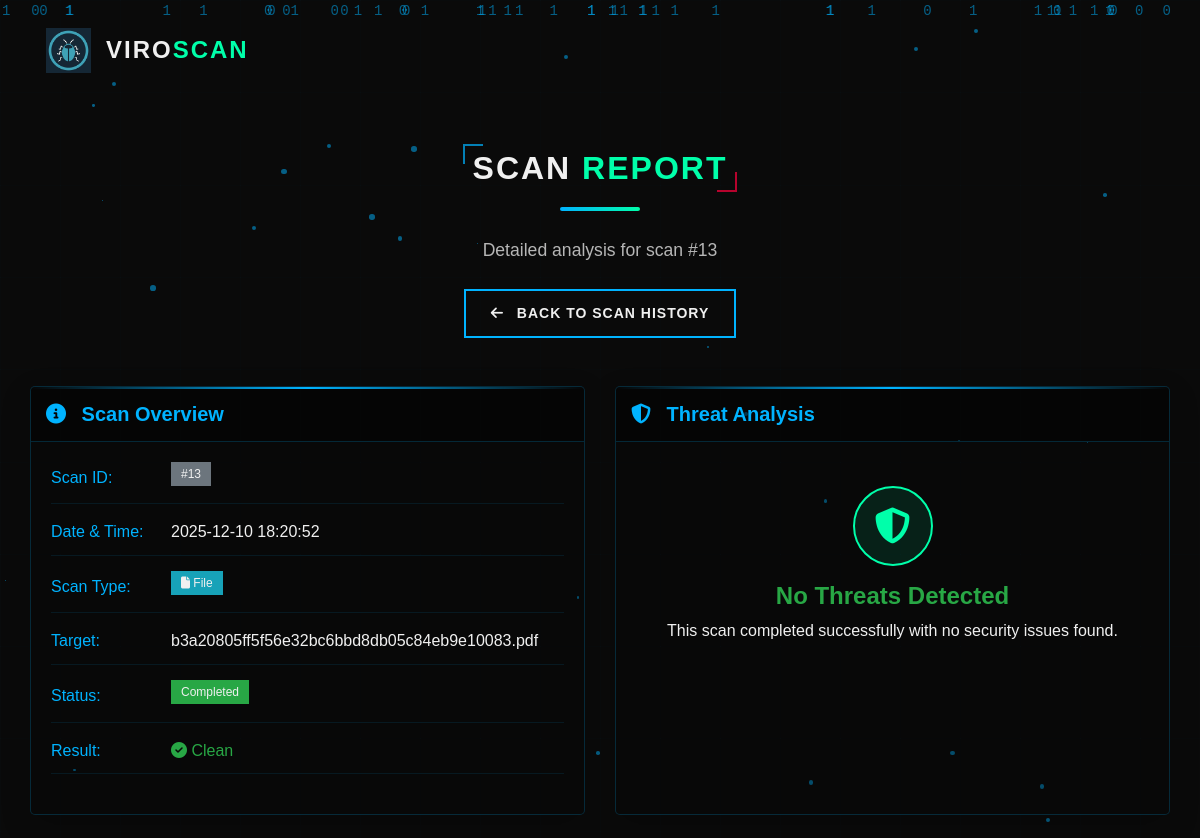
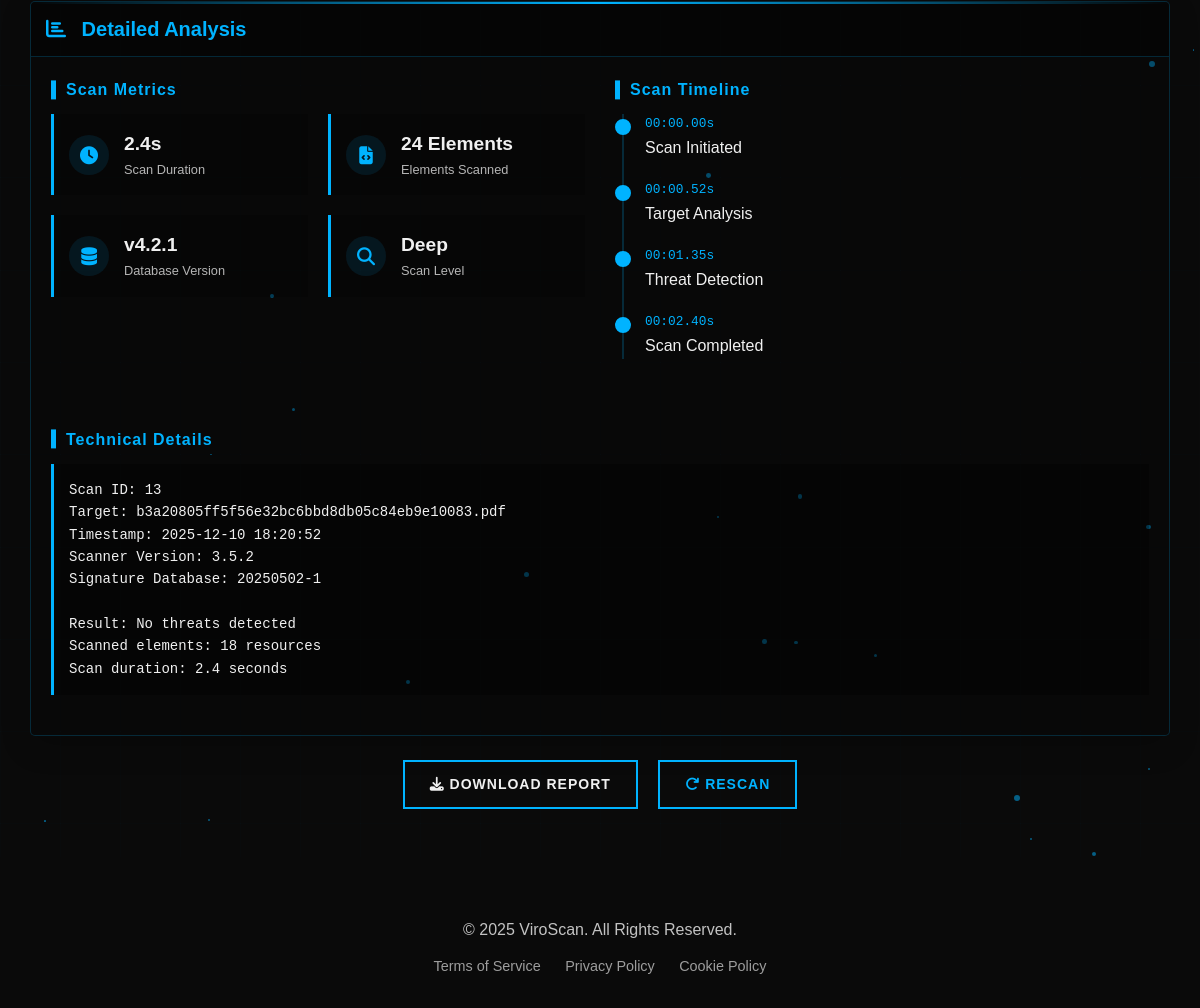
Page /scan_report/13 on the committed database (2 pictures, top to bottom).
### tables this page shows
CREATE TABLE scan_history (
            id INTEGER PRIMARY KEY AUTOINCREMENT,
            date TEXT,
            scan_type TEXT,
            target TEXT,
            file_hash TEXT,
            status TEXT,
            result TEXT
        );

### app.py (the view)
@app.route('/scan_report/<int:scan_id>')
def scan_report(scan_id):
    def fetch_virustotal_file_details(file_hash):
        url = f"https://www.virustotal.com/api/v3/files/{file_hash}"
        response = requests.get(url, headers=VT_HEADERS)
        if response.status_code != 200:
            return {}
        data = response.json().get("data", {}).get("attributes", {})
        return {
            "md5": data.get("md5"),
            "sha1": data.get("sha1"),
            "sha256": data.get("sha256"),
            "ssdeep": data.get("ssdeep"),
            "tlsh": data.get("tlsh"),
            "file_type": data.get("type_description"),
            "source": data.get("meaningful_name"),
            "magic": data.get("magic"),
            "trid": data.get("trid", {}).get("file_type", None) if data.get("trid") else None,
            "magika": data.get("magik", None),
            "file_size": data.get("size")
        }
    def fetch_virustotal_url_details(url_id):
        url = f"https://www.virustotal.com/api/v3/urls/{url_id}"
        response = requests.get(url, headers=VT_HEADERS)
        if response.status_code != 200:
            return {}
        data = response.json().get("data", {}).get("attributes", {})
        return {
            "last_final_url": data.get("last_final_url"),
            "reputation": data.get("reputation"),
            "categories": data.get("categories"),
            "last_analysis_stats": data.get("last_analysis_stats"),
            "last_analysis_results": data.get("last_analysis_results")
        }
    conn = sqlite3.connect("viroscan.db")
    cursor = conn.cursor()
    cursor.execute("SELECT id, date, scan_type, target, status, result FROM scan_history WHERE id = ?", (scan_id,))
    record = cursor.fetchone()
    conn.close()
    if record is None:
        return "Scan report not found", 404
    scan_dict = {
        'id': record[0],
        'date': record[1],
        'scan_type': record[2],
        'target': record[3],
        'status': record[4],
        'result': record[5]
    }
    malicious = 0
    harmless = 0
    file_hash = None
    if scan_dict['result']:
        parts = scan_dict['result'].split('|')
        for part in parts:
            if 'Malicious:' in part:
                try:
                    malicious = int(part.split(':')[1].strip())
                except:
                    malicious = 0
            elif 'Clean:' in part:
                try:
                    harmless = int(part.split(':')[1].strip())
                except:
                    harmless = 0
            elif 'SHA256:' in part:
                try:
                    file_hash = part.split(':')[1].strip()
                except:
                    file_hash = None
    scan_dict['malicious'] = malicious
    scan_dict['harmless'] = harmless
    if not file_hash:
        target = scan_dict.get('target')
        if target:
            if len(target) == 64 and all(c in '0123456789abcdefABCDEF' for c in target):
                file_hash = target.lower()
            elif len(target) == 32 and all(c in '0123456789abcdefABCDEF' for c in target):
                file_hash = target.lower()
    file_details = {}
    url_details = {}
    if scan_dict['scan_type'].lower() == 'file' and file_hash:
        file_details = fetch_virustotal_file_details(file_hash)
    elif scan_dict['scan_type'].lower() == 'url':
        import base64
        url_id = base64.urlsafe_b64encode(scan_dict['target'].encode()).decode().rstrip("=")
        url_details = fetch_virustotal_url_details(url_id)
    scan_dict.update({
        "md5": file_details.get("md5"),
        "sha1": file_details.get("sha1"),
        "sha256": file_details.get("sha256"),
        "ssdeep": file_details.get("ssdeep"),
        "tlsh": file_details.get("tlsh"),
        "file_type": file_details.get("file_type"),
        "source": file_details.get("source"),
        "magic": file_details.get("magic"),
        "trid": file_details.get("trid"),
        "magika": file_details.get("magika"),
        "file_size": file_details.get("file_size"),
        "url_last_final_url": url_details.get("last_final_url"),
        "url_reputation": url_details.get("reputation"),
        "url_categories": url_details.get("categories"),
        "url_last_analysis_stats": url_details.get("last_analysis_stats"),
        "url_last_analysis_results": url_details.get("last_analysis_results")
    })
    return render_template('report_detail.html', scan=scan_dict)

### templates/report_detail.html (shortened to what this page needs)
<!DOCTYPE html>
<html lang="en">
<head>
  <link rel="stylesheet" href="{{ url_for('static', filename='css/bootstrap.css') }}" />
  <link rel="stylesheet" href="{{ url_for('static', filename='css/style.css') }}" />
  <link rel="stylesheet" href="{{ url_for('static', filename='css/responsive.css') }}" />
  <link rel="stylesheet" href="https://cdnjs.cloudflare.com/ajax/libs/font-awesome/6.4.0/css/all.min.css"/>
  <link rel="stylesheet" href="https://cdnjs.cloudflare.com/ajax/libs/animate.css/4.1.1/animate.min.css"/>
</head>
<body class="cyber-theme">
  <div class="cyber-grid"></div>
  <div class="cyber-particles"></div>
  <div class="cyber-binary-rain"></div>
  <header class="header_section">
    <div class="container">
      <nav class="navbar navbar-expand-lg custom_nav-container">
        <a class="navbar-brand" href="/">
          <div class="logo-container">
            <img src="{{ url_for('static', filename='images/logo.png') }}" alt="ViroScan Logo" class="logo" />
          </div>
          <span class="cyber-text">Viro<span class="text-accent">Scan</span></span>
        </a>
      </nav>
    </div>
  </header>
  <div class="container mt-5 animate__animated animate__fadeIn">
    <div class="heading_container text-center mb-5">
      <h2 class="cyber-heading">Scan <span class="text-accent">Report</span></h2>
      <div class="cyber-line"></div>
      <p class="lead">Detailed analysis for scan #{{ scan.id }}</p>
      <a href="{{ url_for('index') }}" class="btn btn-cyber mt-4">
        <span><i class="fas fa-arrow-left mr-2"></i> Back to Scan History</span>
      </a>
    </div>
    <div class="row">
      <div class="col-lg-6 mb-4">
        <div class="scan-card" data-aos="fade-up">
          <div class="card-header">
            <h5><i class="fas fa-info-circle"></i> Scan Overview</h5>
            <div class="cyber-card-glow"></div>
          </div>
          <div class="card-body">
            <div class="cyber-info-grid">
              <div class="info-row">
                <div class="info-label">Scan ID:</div>
                <div class="info-value"><span class="badge bg-secondary">#{{ scan.id }}</span></div>
              </div>
              <div class="info-row">
                <div class="info-label">Date & Time:</div>
                <div class="info-value">{{ scan.date }}</div>
              </div>
              <div class="info-row">
                <div class="info-label">Scan Type:</div>
                <div class="info-value">
                  {% if scan.type == 'URL' %}
                  <span class="badge bg-primary"><i class="fas fa-link"></i> URL</span>
                  {% else %}
                  <span class="badge bg-info"><i class="fas fa-file"></i> File</span>
                  {% endif %}
                </div>
              </div>
              <div class="info-row">
                <div class="info-label">Target:</div>
                <div class="info-value">{{ scan.target }}</div>
              </div>
              <div class="info-row">
                <div class="info-label">Status:</div>
                <div class="info-value">
                  {% if scan.status == 'Completed' %}
                  <span class="badge bg-success">Completed</span>
                  {% else %}
                  <span class="badge bg-warning">{{ scan.status }}</span>
                  {% endif %}
                </div>
              </div>
              <div class="info-row">
                <div class="info-label">Result:</div>
                <div class="info-value">
                  {% if "Error during scan" in scan.result %}
                  <span class="text-danger"><i class="fas fa-exclamation-triangle"></i> Error</span>
                  {% elif scan.malicious == 0 %}
                  <span class="text-success"><i class="fas fa-check-circle"></i> Clean</span>
                  {% else %}
                  <span class="text-warning"><i class="fas fa-exclamation-circle"></i> {{ scan.result }}</span>
                  {% endif %}
                </div>
              </div>
            </div>
          </div>
        </div>
      </div>
      <div class="col-lg-6 mb-4">
        <div class="scan-card" data-aos="fade-up" data-aos-delay="100">
          <div class="card-header">
            <h5><i class="fas fa-shield-alt"></i> Threat Analysis</h5>
            <div class="cyber-card-glow"></div>
          </div>
          <div class="card-body">
            {% if scan.malicious == 0 %}
            <div class="text-center py-4">
              <div class="cyber-shield-icon mb-3">
                <i class="fas fa-shield-alt"></i>
              </div>
              <h4 class="text-success">No Threats Detected</h4>
              <p>This scan completed successfully with no security issues found.</p>
            </div>
            {% endif %}
          </div>
        </div>
      </div>
    </div>
    <div class="row">
      <div class="col-12 mb-4">
        <div class="scan-card" data-aos="fade-up" data-aos-delay="200">
          <div class="card-header">
            <h5><i class="fas fa-chart-bar"></i> Detailed Analysis</h5>
            <div class="cyber-card-glow"></div>
          </div>
          <div class="card-body">
            <div class="row">
              <div class="col-md-6 mb-4">
                <h6 class="cyber-subheading">Scan Metrics</h6>
                <div class="cyber-metrics-grid">
                  <div class="metric-item">
                    <div class="metric-icon">
                      <i class="fas fa-clock"></i>
                    </div>
                    <div class="metric-details">
                      <div class="metric-value">2.4s</div>
                      <div class="metric-label">Scan Duration</div>
                    </div>
                  </div>
                  <div class="metric-item">
                    <div class="metric-icon">
                      <i class="fas fa-file-code"></i>
                    </div>
                    <div class="metric-details">
                      <div class="metric-value">{{ scan.type == 'File' and '1.2MB' or '24 Elements' }}</div>
                      <div class="metric-label">{{ scan.type == 'File' and 'File Size' or 'Elements Scanned' }}</div>
                    </div>
                  </div>
                  <div class="metric-item">
                    <div class="metric-icon">
                      <i class="fas fa-database"></i>
                    </div>
                    <div class="metric-details">
                      <div class="metric-value">v4.2.1</div>
                      <div class="metric-label">Database Version</div>
                    </div>
                  </div>
                  <div class="metric-item">
                    <div class="metric-icon">
                      <i class="fas fa-search"></i>
                    </div>
                    <div class="metric-details">
                      <div class="metric-value">Deep</div>
                      <div class="metric-label">Scan Level</div>
                    </div>
                  </div>
                </div>
              </div>
              <div class="col-md-6 mb-4">
                <h6 class="cyber-subheading">Scan Timeline</h6>
                <div class="cyber-timeline">
                  <div class="timeline-item">
                    <div class="timeline-dot completed"></div>
                    <div class="timeline-content">
                      <div class="timeline-time">00:00.00s</div>
                      <div class="timeline-title">Scan Initiated</div>
                    </div>
                  </div>
                  <div class="timeline-item">
                    <div class="timeline-dot completed"></div>
                    <div class="timeline-content">
                      <div class="timeline-time">00:00.52s</div>
                      <div class="timeline-title">Target Analysis</div>
                    </div>
                  </div>
                  <div class="timeline-item">
                    <div class="timeline-dot completed"></div>
                    <div class="timeline-content">
                      <div class="timeline-time">00:01.35s</div>
                      <div class="timeline-title">Threat Detection</div>
                    </div>
                  </div>
                  <div class="timeline-item">
                    <div class="timeline-dot completed"></div>
                    <div class="timeline-content">
                      <div class="timeline-time">00:02.40s</div>
                      <div class="timeline-title">Scan Completed</div>
                    </div>
                  </div>
                </div>
              </div>
            </div>
            <div class="mt-4">
              <h6 class="cyber-subheading">Technical Details</h6>
              <div class="cyber-code-block">
                <pre><code>Scan ID: {{ scan.id }}
Target: {{ scan.target }}
Timestamp: {{ scan.date }}
Scanner Version: 3.5.2
Signature Database: 20250502-1
{% if scan.malicious == 0 %}
Result: No threats detected
Scanned elements: {{ scan.type == 'File' and '24 sections' or '18 resources' }}
Scan duration: 2.4 seconds
{% else %}
Result: {{ scan.result }}
Detection type: Heuristic analysis
Threat classification: Malicious {{ scan.type == 'File' and 'executable' or 'script' }}
Threat severity: High
{% endif %}</code></pre>
              </div>
            </div>
          </div>
        </div>
      </div>
    </div>
    <div class="text-center mb-5">
      <a href="{{ url_for('download_report', scan_id=scan.id) }}" class="btn btn-cyber mx-2">
        <span><i class="fas fa-download"></i> Download Report</span>
      </a>
      <a href="{{ url_for('rescan', scan_id=scan.id) }}" class="btn btn-cyber-outline mx-2">
        <span><i class="fas fa-redo"></i> Rescan</span>
      </a>
    </div>
  </div>
  <footer class="footer-section">
    <div class="cyber-grid-footer"></div>
    <div class="container">
      <div class="footer-bottom text-center">
        <p>&copy; 2025 ViroScan. All Rights Reserved.</p>
        <div class="footer-legal">
          <a href="#" class="cyber-link-sm">Terms of Service</a>
          <a href="#" class="cyber-link-sm">Privacy Policy</a>
          <a href="#" class="cyber-link-sm">Cookie Policy</a>
        </div>
      </div>
    </div>
  </footer>
</body>
</html>

### rows in the picture
scan_history: id "13", date "2025-12-10 18:20:52", target "b3a20805ff5f56e32bc6bbd8db05c84eb9e10083.pdf"

### other values in the picture
{{ scan.type == 'File' and '1.2MB' or '24 Elements' }} "24 Elements"
{{ scan.type == 'File' and 'File Size' or 'Elements Scanned' }} "Elements Scanned"
{{ scan.type == 'File' and '24 sections' or '18 resources' }} "18 resources"
